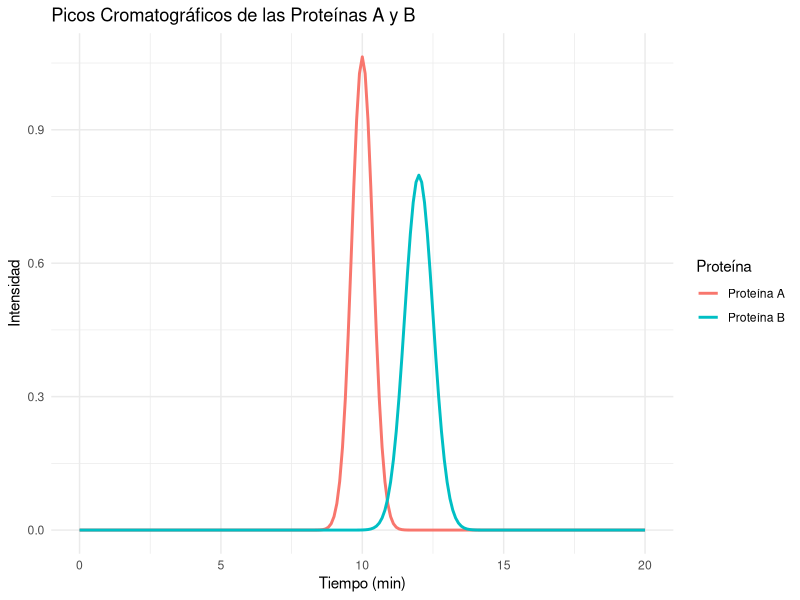

Source code (R):
# -----------------------------------------------------------
# Autor: José Juan Torres Martínez  
# Doctorado en Ciencias en Bioprocesos  
# Laboratorio de Biotecnología Molecular de Células Vegetales y Bioinformática  
# -----------------------------------------------------------

# Tema: Cromatografía en la Industria Bioquímica  
# Problema: Separación de dos proteínas mediante cromatografía de intercambio iónico  

# Instalar y cargar librerías necesarias  
if (!require(ggplot2)) install.packages("ggplot2", dependencies = TRUE)  
library(ggplot2)  

# Datos del problema  
L <- 25  # Longitud de la columna (cm)  
d <- 1  # Diámetro de la columna (cm)  
V_s <- 10  # Volumen de la fase estacionaria (mL)  
V_m <- 40  # Volumen de la fase móvil (mL)  

# Tiempos de retención y anchos de pico  
t_R_A <- 10  # Tiempo de retención de la proteína A (min)  
W_A <- 1.5  # Ancho de pico de la proteína A (min)  
t_R_B <- 12  # Tiempo de retención de la proteína B (min)  
W_B <- 2.0  # Ancho de pico de la proteína B (min)  

# Cálculos  
# 1. Factor de retención (k) para cada proteína  
k_A <- (t_R_A - (V_m / V_m)) / (V_m / V_m)  # Factor de retención de la proteína A  
k_B <- (t_R_B - (V_m / V_m)) / (V_m / V_m)  # Factor de retención de la proteína B  

# 2. Resolución (R) entre las dos proteínas  
R <- 2 * (t_R_B - t_R_A) / (W_A + W_B)  # Resolución  

# 3. Número de platos teóricos (N) para cada proteína  
N_A <- 16 * (t_R_A / W_A)^2  # Número de platos teóricos para la proteína A  
N_B <- 16 * (t_R_B / W_B)^2  # Número de platos teóricos para la proteína B  

# 4. Altura equivalente a un plato teórico (HETP) para cada proteína  
HETP_A <- L / N_A  # HETP para la proteína A  
HETP_B <- L / N_B  # HETP para la proteína B  

# Mostrar resultados en la consola  
cat("Factor de retención (k) para la proteína A:", round(k_A, 2), "\n")  
cat("Factor de retención (k) para la proteína B:", round(k_B, 2), "\n\n")  

cat("Resolución (R) entre las dos proteínas:", round(R, 2), "\n\n")  

cat("Número de platos teóricos (N) para la proteína A:", round(N_A, 2), "\n")  
cat("Número de platos teóricos (N) para la proteína B:", round(N_B, 2), "\n\n")  

cat("Altura equivalente a un plato teórico (HETP) para la proteína A:", round(HETP_A, 2), "cm\n")  
cat("Altura equivalente a un plato teórico (HETP) para la proteína B:", round(HETP_B, 2), "cm\n\n")  

# Crear un data frame para graficar los picos cromatográficos  
tiempo <- seq(0, 20, by = 0.1)  # Tiempo en minutos  
intensidad_A <- dnorm(tiempo, mean = t_R_A, sd = W_A / 4)  # Intensidad del pico de la proteína A  
intensidad_B <- dnorm(tiempo, mean = t_R_B, sd = W_B / 4)  # Intensidad del pico de la proteína B  

datos <- data.frame(  
  Tiempo = tiempo,  
  Intensidad_A = intensidad_A,  
  Intensidad_B = intensidad_B  
)  

# Gráfico de los picos cromatográficos  
ggplot(datos, aes(x = Tiempo)) +  
  geom_line(aes(y = Intensidad_A, color = "Proteína A"), size = 1) +  
  geom_line(aes(y = Intensidad_B, color = "Proteína B"), size = 1) +  
  labs(title = "Picos Cromatográficos de las Proteínas A y B",  
       x = "Tiempo (min)",  
       y = "Intensidad",  
       color = "Proteína") +  
  theme_minimal()  

